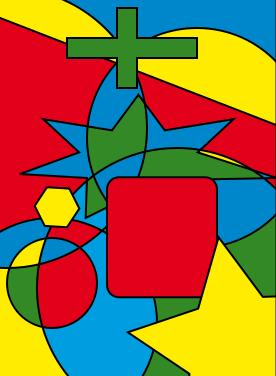
%> input picture Semester 1 - Medical Sensors and Digitization - Segmentation of the Left Ventricular Endocardium and Epicardium/Code/scripts/aux_pack/chan-vese/4colors.JPG, 276 x 376 px
$ octave --eval "result = extract_all_bottles(imread('../../Semester 1 - Medical Sensors and Digitization - Segmentation of the Left Ventricular Endocardium and Epicardium/Code/scripts/aux_pack/chan-vese/4colors.JPG'));"   (GNU Octave 9; MATLAB toolbox functions it lacks are replaced by stand-ins)
%> lines starting %> are read from the running program, lines starting %| are printed output that depends on the picture
function [I_out_l,I_out_m,I_out_r] =  extract_all_bottles(I_in)
I_in_size = size(I_in,2);
%> I_in_size = 276

%Binarize image using Utsu algorithm
level = graythresh(I_in);
%> level = 0.439
BW = not(imbinarize(I_in,level));
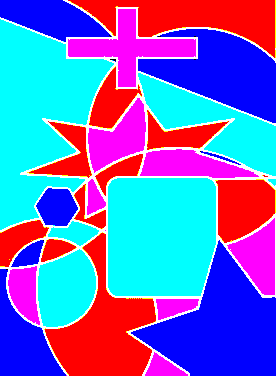
%> BW: size 376x276x3 logical; mean R, G, B 0.421, 0.418, 0.775

%Find the connected black
CC = bwconncomp(not(BW));
%> CC = 34 connected components
numPixels = cellfun(@numel,CC.PixelIdxList);
%> numPixels = 34 values, max 20324 at index 10, min 1 at index 27, mean 4231.8
[biggest,idx] = max(numPixels);
%> biggest = 20324; idx = 10

%Keep the bigest connected area(background)
for k=1:size(numPixels,2)
    if (numPixels(1,k) ~= biggest)
         BW(CC.PixelIdxList{k}) = 1;
    end
end
%> this loop made 34 passes
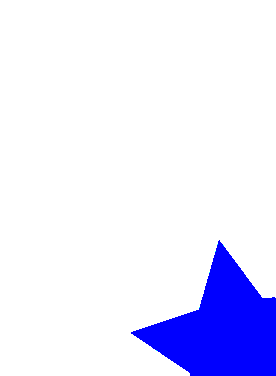
%> BW: size 376x276x3 logical; mean R, G, B 0.902, 0.902, 1

%Flip the image
IrBW = flipdim(BW,2);
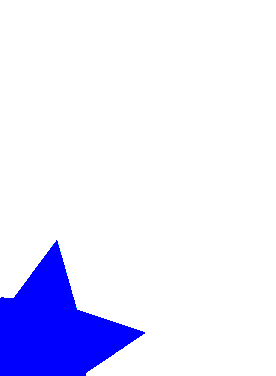
%> IrBW: size 376x276x3 logical; mean R, G, B 0.902, 0.902, 1; mean of the top-left, top-right, bottom-left and bottom-right quarters 1, 1, 0.74, 0.999

%Convole the  image with it self
for k = 1:I_in_size
    conv_BW(1,k) = sum(sum(BW(:,1:k).*IrBW(:,I_in_size-k+1:I_in_size)))/k;
end
%> after the loop, conv_BW = 276 values, max 376 at index 1, min 302.6 at index 276, mean 358.8

for k = 1:I_in_size
    conv_BW(1,k+352) = sum(sum(BW(:,k:I_in_size).*IrBW(:,1:I_in_size-k+1)))/(I_in_size-k+1);
end
%> after the loop, conv_BW = 628 values, max 376 at index 1, min 0 at index 277, mean 281.3

[pks,loc] = findpeaks(conv_BW,'MinPeakDistance',110);
%> pks = 302.6; loc = 353


if (size(loc)<5)
    disp('No bottle')
    I_out_m = 0;
    I_out_l = 0;
    I_out_r = 0;

else
    diff_value = 130 - (round(loc(1,4)/2)-round(loc(1,2)/2) +1);
    I_out_m = I_in(:,round(loc(1,3)/2)-64:round(loc(1,3)/2)+65);
    I_out_l_mid_forward = I_in(:,1:loc(1,1));
    I_out_l_mid_reverse = flipdim(I_out_l_mid_forward,2);
    I_out_l_mid = uint8((double(I_out_l_mid_forward)+double(I_out_l_mid_reverse))./2);
    I_out_l_right = I_in(:,loc(1,1)+1:round(loc(1,2)/2));
    I_out_l_right_reverse = flipdim(I_out_l_right,2);
    I_out_l_init = [I_out_l_right_reverse I_out_l_mid I_out_l_right];
    diff_value = 130 - size(I_out_l_init,2);
    if(diff_value>0)
        I_out_l =[flipdim(I_in(:,(round(loc(1,2)/2)+1):round(loc(1,2)/2)+floor(diff_value/2)),2) I_out_l_init I_in(:,(round(loc(1,2)/2)+1):round(loc(1,2)/2)+ceil(diff_value/2))];
    else
       I_out_l = I_out_l_init(:,1-ceil(diff_value/2):size(I_out_l_init,2)+floor(diff_value/2));
    end

    I_out_l_mid_forward = I_in(:,1:loc(1,1));

    I_in_mirror = flipdim(I_in,2);
    conv_BW_mirror = flipdim(conv_BW,2);
    [pks1_mirror,loc_mirror] = findpeaks(conv_BW_mirror,'MinPeakDistance',110);

    if(loc_mirror(1,1)<10)
        loc_mirror(1)=[];
    end

    I_out_r_mid_forward = I_in_mirror(:,1:loc_mirror(1,1));
    I_out_r_mid_reverse = flipdim(I_out_r_mid_forward,2);
    I_out_r_mid = uint8((double(I_out_r_mid_forward)+double(I_out_r_mid_reverse))./2);
    I_out_r_right = I_in_mirror(:,loc_mirror(1,1)+1:round(loc_mirror(1,2)/2));
    I_out_r_right_reverse = flipdim(I_out_r_right,2);
    I_out_r_init = [I_out_r_right_reverse I_out_r_mid I_out_r_right];

    diff_value = 130 - size(I_out_r_init,2);
    if(diff_value>0)
        I_out_r =[flipdim(I_in_mirror(:,(round(loc_mirror(1,2)/2)+1):round(loc_mirror(1,2)/2)+floor(diff_value/2)),2) I_out_r_init I_in_mirror(:,(round(loc_mirror(1,2)/2)+1):round(loc_mirror(1,2)/2)+ceil(diff_value/2))];
    else
       I_out_r = I_out_r_init(:,1-ceil(diff_value/2):size(I_out_r_init,2)+floor(diff_value/2));
    end
end

$ run again, on Semester 1 - Medical Sensors and Digitization - Segmentation of the Left Ventricular Endocardium and Epicardium/Code/scripts/aux_pack/chan-vese/flowers.jpg
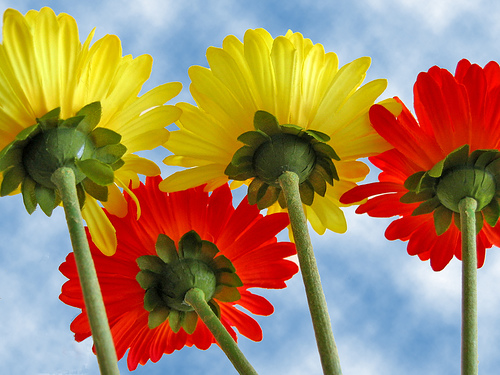
%> input picture Semester 1 - Medical Sensors and Digitization - Segmentation of the Left Ventricular Endocardium and Epicardium/Code/scripts/aux_pack/chan-vese/flowers.jpg, 500 x 375 px
%> level = 0.439
%> CC = 109 connected components
%> numPixels = 109 values, max 295264 at index 1, min 1 at index 5, mean 3196
%> biggest = 295264; idx = 1
%> the loop in extract_all_bottles, `for k=1:size(numPixels,2)` made 109 passes
%> after the loop in extract_all_bottles, `for k=1:size(numPixels,2)`:
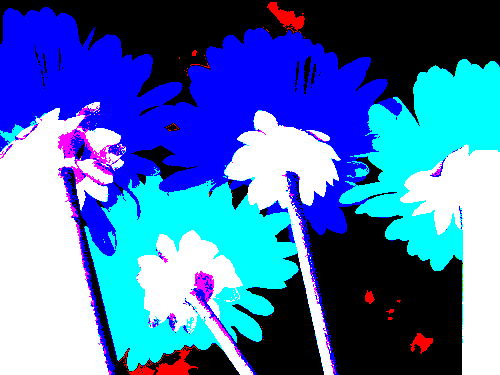
%> BW: size 375x500x3 logical; mean R, G, B 0.279, 0.449, 0.697
%> after the loop in extract_all_bottles, `for k = 1:I_in_size`: conv_BW = 500 values, max 235.8 at index 62, min 13.37 at index 440, mean 89.85
%> after the loop in extract_all_bottles, `for k = 1:I_in_size`: conv_BW = 852 values, max 235.8 at index 62, min 6.21 at index 686, mean 77.82
%> pks = [235.8 64.86 57.94 33.58 224.7]; loc = [62 222 335 644 826]
%> in extract_all_bottles, `diff_value = 130 - (round(loc(1,4)/2)-round(loc(1,2)/2) +1);`: diff_value = -82
%> conv_BW_mirror = 852 values, max 235.8 at index 791, min 6.21 at index 167, mean 77.82
%> pks1_mirror = [224.7 33.58 57.94 64.86 235.8]; loc_mirror = [27 209 518 631 791]
%> in extract_all_bottles, `I_out_r = I_out_r_init(:,1-ceil(diff_value/2):size(I_out_r_init,2)+flo..`:
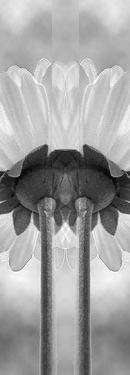
%> I_out_r: size 375x130 uint8; min 3, max 255, mean 160.8
